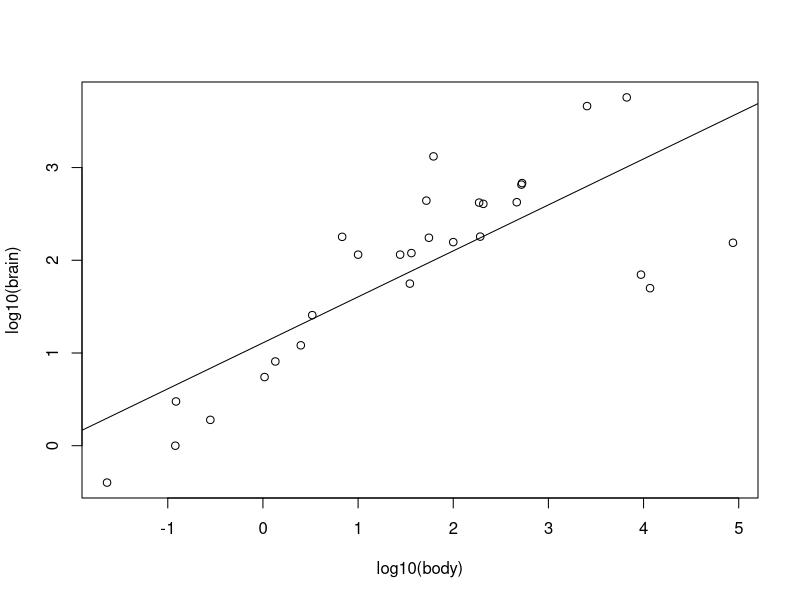

Here is the R script that generated this plot:
## ---- chunk 1
library(MASS)
library(ggplot2)
library(kableExtra)
## ---- chunk 2
plot(log10(brain)~log10(body), Animals)

fit <- lm(log10(brain)~log10(body), Animals)

abline(fit)
## ---- chunk 3
kable(Animals,caption = "Table 7. Body and Brain Weight for 28 Animals", col.names = c("Body Weight (kg)","Brain Weight (g)")) |>
  kable_classic()
